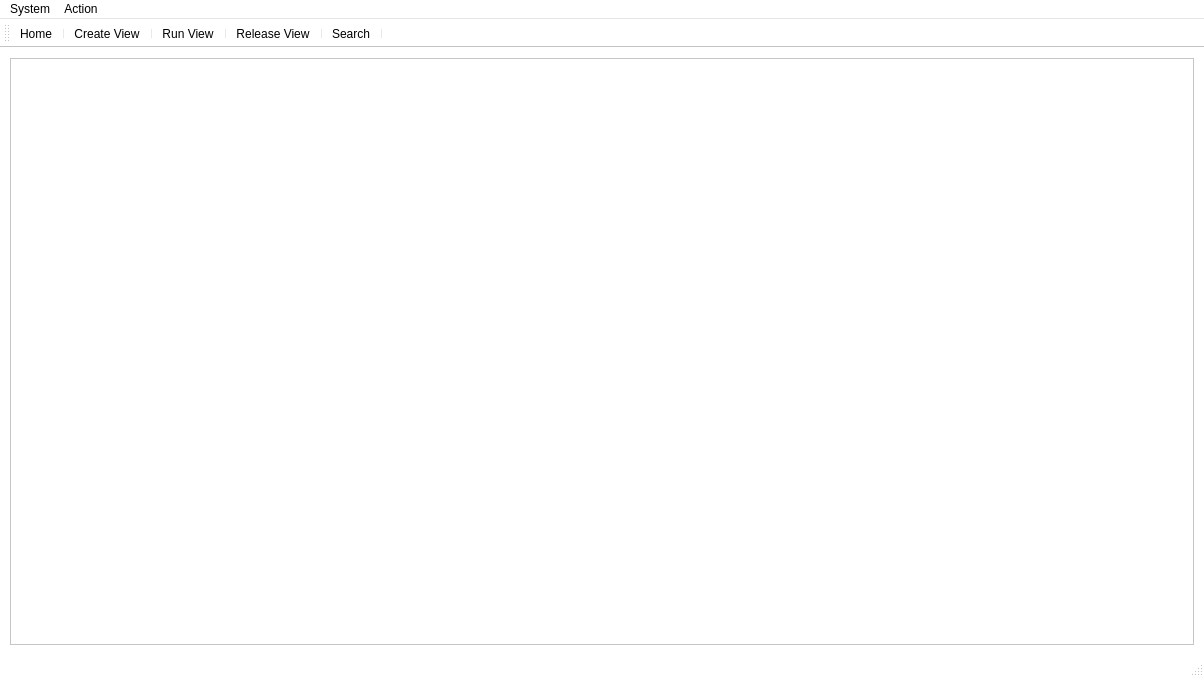
<?xml version="1.0" encoding="UTF-8"?>
<ui version="4.0">
 <class>MainWindow</class>
 <widget class="QMainWindow" name="MainWindow">
  <property name="geometry">
   <rect>
    <x>0</x>
    <y>0</y>
    <width>1204</width>
    <height>677</height>
   </rect>
  </property>
  <property name="minimumSize">
   <size>
    <width>1204</width>
    <height>677</height>
   </size>
  </property>
  <property name="palette">
   <palette>
    <active>
     <colorrole role="WindowText">
      <brush brushstyle="SolidPattern">
       <color alpha="255">
        <red>0</red>
        <green>0</green>
        <blue>0</blue>
       </color>
      </brush>
     </colorrole>
     <colorrole role="Button">
      <brush brushstyle="SolidPattern">
       <color alpha="255">
        <red>255</red>
        <green>255</green>
        <blue>255</blue>
       </color>
      </brush>
     </colorrole>
     <colorrole role="Light">
      <brush brushstyle="SolidPattern">
       <color alpha="255">
        <red>255</red>
        <green>255</green>
        <blue>255</blue>
       </color>
      </brush>
     </colorrole>
     <colorrole role="Midlight">
      <brush brushstyle="SolidPattern">
       <color alpha="255">
        <red>255</red>
        <green>255</green>
        <blue>255</blue>
       </color>
      </brush>
     </colorrole>
     <colorrole role="Dark">
      <brush brushstyle="SolidPattern">
       <color alpha="255">
        <red>127</red>
        <green>127</green>
        <blue>127</blue>
       </color>
      </brush>
     </colorrole>
     <colorrole role="Mid">
      <brush brushstyle="SolidPattern">
       <color alpha="255">
        <red>170</red>
        <green>170</green>
        <blue>170</blue>
       </color>
      </brush>
     </colorrole>
     <colorrole role="Text">
      <brush brushstyle="SolidPattern">
       <color alpha="255">
        <red>0</red>
        <green>0</green>
        <blue>0</blue>
       </color>
      </brush>
     </colorrole>
     <colorrole role="BrightText">
      <brush brushstyle="SolidPattern">
       <color alpha="255">
        <red>255</red>
        <green>255</green>
        <blue>255</blue>
       </color>
      </brush>
     </colorrole>
     <colorrole role="ButtonText">
      <brush brushstyle="SolidPattern">
       <color alpha="255">
        <red>0</red>
        <green>0</green>
        <blue>0</blue>
       </color>
      </brush>
     </colorrole>
     <colorrole role="Base">
      <brush brushstyle="SolidPattern">
       <color alpha="255">
        <red>255</red>
        <green>255</green>
        <blue>255</blue>
       </color>
      </brush>
     </colorrole>
     <colorrole role="Window">
      <brush brushstyle="SolidPattern">
       <color alpha="255">
        <red>255</red>
        <green>255</green>
        <blue>255</blue>
       </color>
      </brush>
     </colorrole>
     <colorrole role="Shadow">
      <brush brushstyle="SolidPattern">
       <color alpha="255">
        <red>0</red>
        <green>0</green>
        <blue>0</blue>
       </color>
      </brush>
     </colorrole>
     <colorrole role="AlternateBase">
      <brush brushstyle="SolidPattern">
       <color alpha="255">
        <red>255</red>
        <green>255</green>
        <blue>255</blue>
       </color>
      </brush>
     </colorrole>
     <colorrole role="ToolTipBase">
      <brush brushstyle="SolidPattern">
       <color alpha="255">
        <red>255</red>
        <green>255</green>
        <blue>220</blue>
       </color>
      </brush>
     </colorrole>
     <colorrole role="ToolTipText">
      <brush brushstyle="SolidPattern">
       <color alpha="255">
        <red>0</red>
        <green>0</green>
        <blue>0</blue>
       </color>
      </brush>
     </colorrole>
     <colorrole role="PlaceholderText">
      <brush brushstyle="SolidPattern">
       <color alpha="127">
        <red>0</red>
        <green>0</green>
        <blue>0</blue>
       </color>
      </brush>
     </colorrole>
     <colorrole role="Accent">
      <brush brushstyle="SolidPattern">
       <color alpha="255">
        <red>255</red>
        <green>255</green>
        <blue>255</blue>
       </color>
      </brush>
     </colorrole>
    </active>
    <inactive>
     <colorrole role="WindowText">
      <brush brushstyle="SolidPattern">
       <color alpha="255">
        <red>0</red>
        <green>0</green>
        <blue>0</blue>
       </color>
      </brush>
     </colorrole>
     <colorrole role="Button">
      <brush brushstyle="SolidPattern">
       <color alpha="255">
        <red>255</red>
        <green>255</green>
        <blue>255</blue>
       </color>
      </brush>
     </colorrole>
     <colorrole role="Light">
      <brush brushstyle="SolidPattern">
       <color alpha="255">
        <red>255</red>
        <green>255</green>
        <blue>255</blue>
       </color>
      </brush>
     </colorrole>
     <colorrole role="Midlight">
      <brush brushstyle="SolidPattern">
       <color alpha="255">
        <red>255</red>
        <green>255</green>
        <blue>255</blue>
       </color>
      </brush>
     </colorrole>
     <colorrole role="Dark">
      <brush brushstyle="SolidPattern">
       <color alpha="255">
        <red>127</red>
        <green>127</green>
        <blue>127</blue>
       </color>
      </brush>
     </colorrole>
     <colorrole role="Mid">
      <brush brushstyle="SolidPattern">
       <color alpha="255">
        <red>170</red>
        <green>170</green>
        <blue>170</blue>
       </color>
      </brush>
     </colorrole>
     <colorrole role="Text">
      <brush brushstyle="SolidPattern">
       <color alpha="255">
        <red>0</red>
        <green>0</green>
        <blue>0</blue>
       </color>
      </brush>
     </colorrole>
     <colorrole role="BrightText">
      <brush brushstyle="SolidPattern">
       <color alpha="255">
        <red>255</red>
        <green>255</green>
        <blue>255</blue>
       </color>
      </brush>
     </colorrole>
     <colorrole role="ButtonText">
      <brush brushstyle="SolidPattern">
       <color alpha="255">
        <red>0</red>
        <green>0</green>
        <blue>0</blue>
       </color>
      </brush>
     </colorrole>
     <colorrole role="Base">
      <brush brushstyle="SolidPattern">
       <color alpha="255">
        <red>255</red>
        <green>255</green>
        <blue>255</blue>
       </color>
      </brush>
     </colorrole>
     <colorrole role="Window">
      <brush brushstyle="SolidPattern">
       <color alpha="255">
        <red>255</red>
        <green>255</green>
        <blue>255</blue>
       </color>
      </brush>
     </colorrole>
     <colorrole role="Shadow">
      <brush brushstyle="SolidPattern">
       <color alpha="255">
        <red>0</red>
        <green>0</green>
        <blue>0</blue>
       </color>
      </brush>
     </colorrole>
     <colorrole role="AlternateBase">
      <brush brushstyle="SolidPattern">
       <color alpha="255">
        <red>255</red>
        <green>255</green>
        <blue>255</blue>
       </color>
      </brush>
     </colorrole>
     <colorrole role="ToolTipBase">
      <brush brushstyle="SolidPattern">
       <color alpha="255">
        <red>255</red>
        <green>255</green>
        <blue>220</blue>
       </color>
      </brush>
     </colorrole>
     <colorrole role="ToolTipText">
      <brush brushstyle="SolidPattern">
       <color alpha="255">
        <red>0</red>
        <green>0</green>
        <blue>0</blue>
       </color>
      </brush>
     </colorrole>
     <colorrole role="PlaceholderText">
      <brush brushstyle="SolidPattern">
       <color alpha="127">
        <red>0</red>
        <green>0</green>
        <blue>0</blue>
       </color>
      </brush>
     </colorrole>
     <colorrole role="Accent">
      <brush brushstyle="SolidPattern">
       <color alpha="255">
        <red>255</red>
        <green>255</green>
        <blue>255</blue>
       </color>
      </brush>
     </colorrole>
    </inactive>
    <disabled>
     <colorrole role="WindowText">
      <brush brushstyle="SolidPattern">
       <color alpha="255">
        <red>127</red>
        <green>127</green>
        <blue>127</blue>
       </color>
      </brush>
     </colorrole>
     <colorrole role="Button">
      <brush brushstyle="SolidPattern">
       <color alpha="255">
        <red>255</red>
        <green>255</green>
        <blue>255</blue>
       </color>
      </brush>
     </colorrole>
     <colorrole role="Light">
      <brush brushstyle="SolidPattern">
       <color alpha="255">
        <red>255</red>
        <green>255</green>
        <blue>255</blue>
       </color>
      </brush>
     </colorrole>
     <colorrole role="Midlight">
      <brush brushstyle="SolidPattern">
       <color alpha="255">
        <red>255</red>
        <green>255</green>
        <blue>255</blue>
       </color>
      </brush>
     </colorrole>
     <colorrole role="Dark">
      <brush brushstyle="SolidPattern">
       <color alpha="255">
        <red>127</red>
        <green>127</green>
        <blue>127</blue>
       </color>
      </brush>
     </colorrole>
     <colorrole role="Mid">
      <brush brushstyle="SolidPattern">
       <color alpha="255">
        <red>170</red>
        <green>170</green>
        <blue>170</blue>
       </color>
      </brush>
     </colorrole>
     <colorrole role="Text">
      <brush brushstyle="SolidPattern">
       <color alpha="255">
        <red>127</red>
        <green>127</green>
        <blue>127</blue>
       </color>
      </brush>
     </colorrole>
     <colorrole role="BrightText">
      <brush brushstyle="SolidPattern">
       <color alpha="255">
        <red>255</red>
        <green>255</green>
        <blue>255</blue>
       </color>
      </brush>
     </colorrole>
     <colorrole role="ButtonText">
      <brush brushstyle="SolidPattern">
       <color alpha="255">
        <red>127</red>
        <green>127</green>
        <blue>127</blue>
       </color>
      </brush>
     </colorrole>
     <colorrole role="Base">
      <brush brushstyle="SolidPattern">
       <color alpha="255">
        <red>255</red>
        <green>255</green>
        <blue>255</blue>
       </color>
      </brush>
     </colorrole>
     <colorrole role="Window">
      <brush brushstyle="SolidPattern">
       <color alpha="255">
        <red>255</red>
        <green>255</green>
        <blue>255</blue>
       </color>
      </brush>
     </colorrole>
     <colorrole role="Shadow">
      <brush brushstyle="SolidPattern">
       <color alpha="255">
        <red>0</red>
        <green>0</green>
        <blue>0</blue>
       </color>
      </brush>
     </colorrole>
     <colorrole role="AlternateBase">
      <brush brushstyle="SolidPattern">
       <color alpha="255">
        <red>255</red>
        <green>255</green>
        <blue>255</blue>
       </color>
      </brush>
     </colorrole>
     <colorrole role="ToolTipBase">
      <brush brushstyle="SolidPattern">
       <color alpha="255">
        <red>255</red>
        <green>255</green>
        <blue>220</blue>
       </color>
      </brush>
     </colorrole>
     <colorrole role="ToolTipText">
      <brush brushstyle="SolidPattern">
       <color alpha="255">
        <red>0</red>
        <green>0</green>
        <blue>0</blue>
       </color>
      </brush>
     </colorrole>
     <colorrole role="PlaceholderText">
      <brush brushstyle="SolidPattern">
       <color alpha="127">
        <red>127</red>
        <green>127</green>
        <blue>127</blue>
       </color>
      </brush>
     </colorrole>
     <colorrole role="Accent">
      <brush brushstyle="SolidPattern">
       <color alpha="255">
        <red>255</red>
        <green>255</green>
        <blue>255</blue>
       </color>
      </brush>
     </colorrole>
    </disabled>
   </palette>
  </property>
  <property name="windowTitle">
   <string>Create View</string>
  </property>
  <property name="windowIcon">
   <iconset resource="images.qrc">
    <normaloff>:/images/images/new-file.png</normaloff>:/images/images/new-file.png</iconset>
  </property>
  <widget class="QWidget" name="centralwidget">
   <layout class="QVBoxLayout" name="verticalLayout">
    <property name="spacing">
     <number>10</number>
    </property>
    <property name="leftMargin">
     <number>10</number>
    </property>
    <property name="topMargin">
     <number>10</number>
    </property>
    <property name="rightMargin">
     <number>10</number>
    </property>
    <property name="bottomMargin">
     <number>10</number>
    </property>
    <item>
     <widget class="QScrollArea" name="scrollArea">
      <property name="widgetResizable">
       <bool>true</bool>
      </property>
      <widget class="QWidget" name="scrollAreaWidgetContents">
       <property name="geometry">
        <rect>
         <x>0</x>
         <y>0</y>
         <width>1182</width>
         <height>578</height>
        </rect>
       </property>
      </widget>
     </widget>
    </item>
   </layout>
  </widget>
  <widget class="QMenuBar" name="menubar">
   <property name="geometry">
    <rect>
     <x>0</x>
     <y>0</y>
     <width>1204</width>
     <height>22</height>
    </rect>
   </property>
   <widget class="QMenu" name="menuSystem">
    <property name="title">
     <string>System</string>
    </property>
    <addaction name="actionHome"/>
    <addaction name="separator"/>
    <addaction name="actionCreate_User"/>
    <addaction name="actionChange_Password"/>
    <addaction name="separator"/>
    <addaction name="actionLogout"/>
   </widget>
   <widget class="QMenu" name="menuAction">
    <property name="title">
     <string>Action</string>
    </property>
    <addaction name="actionCreate_View"/>
    <addaction name="actionRun_View"/>
    <addaction name="actionRelease_View"/>
    <addaction name="actionSearch"/>
   </widget>
   <addaction name="menuSystem"/>
   <addaction name="menuAction"/>
  </widget>
  <widget class="QStatusBar" name="statusbar"/>
  <widget class="QToolBar" name="toolBar">
   <property name="windowTitle">
    <string>toolBar</string>
   </property>
   <attribute name="toolBarArea">
    <enum>TopToolBarArea</enum>
   </attribute>
   <attribute name="toolBarBreak">
    <bool>false</bool>
   </attribute>
   <addaction name="actionHome"/>
   <addaction name="separator"/>
   <addaction name="actionCreate_View"/>
   <addaction name="separator"/>
   <addaction name="actionRun_View"/>
   <addaction name="separator"/>
   <addaction name="actionRelease_View"/>
   <addaction name="separator"/>
   <addaction name="actionSearch"/>
   <addaction name="separator"/>
  </widget>
  <action name="actionCreate_View">
   <property name="icon">
    <iconset resource="images.qrc">
     <normaloff>:/images/images/add-query.png</normaloff>:/images/images/add-query.png</iconset>
   </property>
   <property name="text">
    <string>Create View</string>
   </property>
  </action>
  <action name="actionRelease_View">
   <property name="icon">
    <iconset resource="images.qrc">
     <normaloff>:/images/images/writing.png</normaloff>:/images/images/writing.png</iconset>
   </property>
   <property name="text">
    <string>Release View</string>
   </property>
  </action>
  <action name="actionRun_View">
   <property name="icon">
    <iconset resource="images.qrc">
     <normaloff>:/images/images/running.png</normaloff>:/images/images/running.png</iconset>
   </property>
   <property name="text">
    <string>Run View</string>
   </property>
  </action>
  <action name="actionLogout">
   <property name="icon">
    <iconset resource="images.qrc">
     <normaloff>:/images/images/logout.png</normaloff>:/images/images/logout.png</iconset>
   </property>
   <property name="text">
    <string>Logout</string>
   </property>
  </action>
  <action name="actionSearch">
   <property name="icon">
    <iconset resource="images.qrc">
     <normaloff>:/images/images/search.png</normaloff>:/images/images/search.png</iconset>
   </property>
   <property name="text">
    <string>Search</string>
   </property>
  </action>
  <action name="actionHome">
   <property name="icon">
    <iconset resource="images.qrc">
     <normaloff>:/images/images/home.png</normaloff>:/images/images/home.png</iconset>
   </property>
   <property name="text">
    <string>Home</string>
   </property>
  </action>
  <action name="actionCreate_User">
   <property name="icon">
    <iconset resource="images.qrc">
     <normaloff>:/images/images/user.png</normaloff>:/images/images/user.png</iconset>
   </property>
   <property name="text">
    <string>Create User</string>
   </property>
  </action>
  <action name="actionChange_Password">
   <property name="icon">
    <iconset resource="images.qrc">
     <normaloff>:/images/images/reset-password.png</normaloff>:/images/images/reset-password.png</iconset>
   </property>
   <property name="text">
    <string>Change Password</string>
   </property>
  </action>
 </widget>
 <resources>
  <include location="images.qrc"/>
 </resources>
 <connections/>
</ui>
